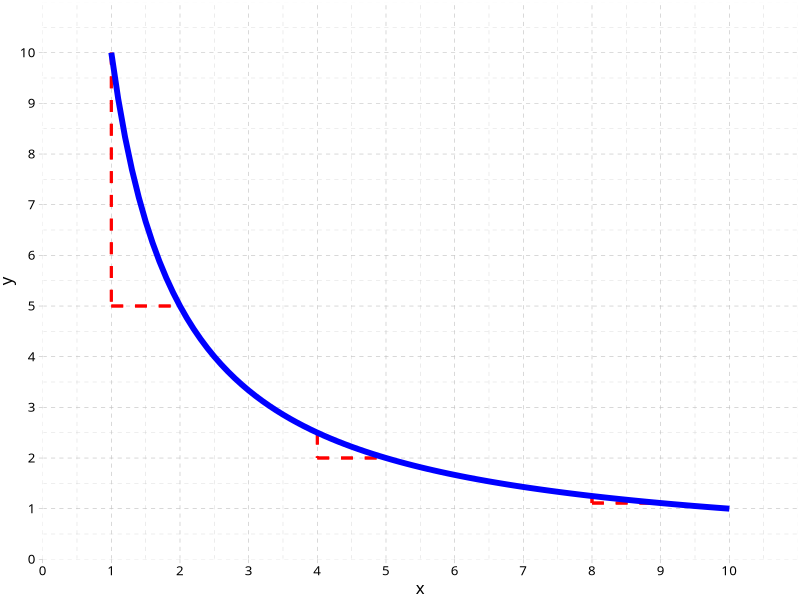
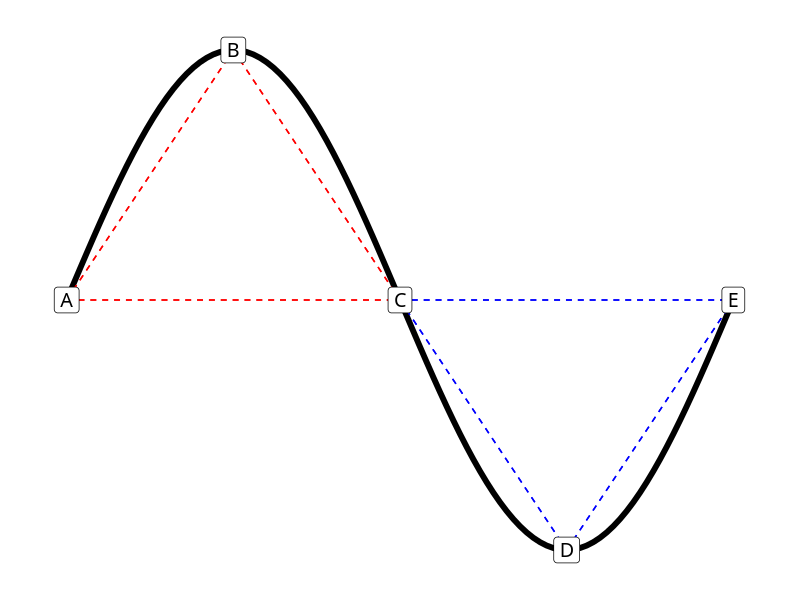
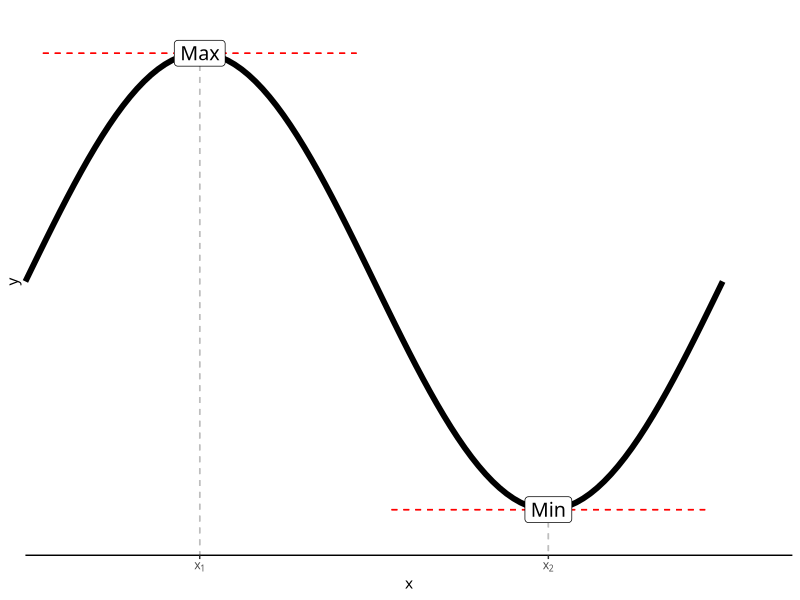
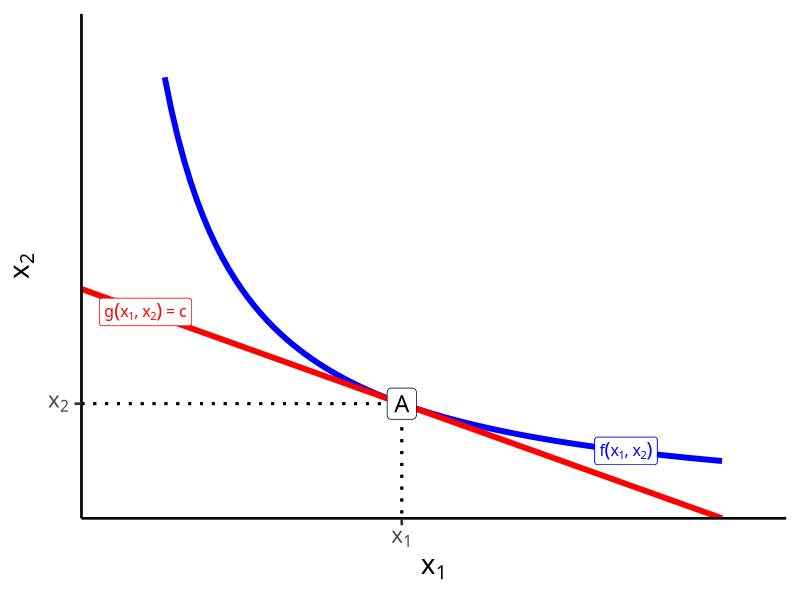

These figures' R source, in order:
## ---- chunk 1
#| label: setup
library(tidyverse)
update_geom_defaults("label", list(family = "Fira Sans Condensed"))
update_geom_defaults("text", list(family = "Fira Sans Condensed"))

theme_guide <- theme_classic() + 
  theme(
    text = element_text(family = "Fira Sans Condensed", size = 18)
  )

## ---- chunk 2
IC_mrs=function(x){10/x}

ggplot(tibble(x=c(0,10)), aes(x=x))+
  geom_segment(aes(x=1, xend=1, y=IC_mrs(1), yend=IC_mrs(2)), linetype="dashed", color="red", size=1)+
  geom_segment(aes(x=1, xend=2, y=IC_mrs(2), yend=IC_mrs(2)), linetype="dashed", color="red", size=1)+
  geom_segment(aes(x=4, xend=4, y=IC_mrs(4), yend=IC_mrs(5)), linetype="dashed", color="red", size=1)+
  geom_segment(aes(x=4, xend=5, y=IC_mrs(5), yend=IC_mrs(5)), linetype="dashed", color="red", size=1)+
  geom_segment(aes(x=8, xend=8, y=IC_mrs(8), yend=IC_mrs(9)), linetype="dashed", color="red", size=1)+
  geom_segment(aes(x=8, xend=9, y=IC_mrs(9), yend=IC_mrs(9)), linetype="dashed", color="red", size=1)+
  stat_function(fun=IC_mrs, geom="line", size=2, color="blue")+
  scale_x_continuous(breaks=seq(0,10,1),
                     limits=c(0,10),
                     expand=expand_scale(mult=c(0,0.1)))+
  scale_y_continuous(breaks=seq(0,10,1),
                     limits=c(0,10),
                     expand=expand_scale(mult=c(0,0.1)))+
  labs(x = "x",
       y = "y")+
  ggthemes::theme_pander(base_family = "Fira Sans Condensed")
## ---- chunk 3
f <- function(x){sin(x)}

con_points <- tribble(
  ~x, ~y, ~lab,
  0, f(0), "A",
  0.5*pi, f(0.5*pi), "B",
  pi, f(pi), "C",
  1.5*pi, f(1.5*pi), "D",
  2*pi, f(2*pi), "E"
)

ggplot(tibble(x=c(0,10)), aes(x=x))+
  stat_function(fun = f, geom="line", size=2, color="black")+
  geom_segment(x = 0, xend = 0.5*pi, y = f(0), yend = f(0.5*pi), linetype = "dashed", color = "red")+
  geom_segment(x = 0.5*pi, xend = pi, y = f(0.5*pi), yend = f(pi), linetype = "dashed", color = "red")+
  geom_segment(x = 0, xend = pi, y = 0, yend = 0, linetype = "dashed", color = "red")+
  
  geom_segment(x = pi, xend = 1.5*pi, y = f(pi), yend = f(1.5*pi), linetype = "dashed", color = "blue")+
  geom_segment(x = 1.5*pi, xend = 2*pi, y = f(1.5*pi), yend = f(2*pi), linetype = "dashed", color = "blue")+
  geom_segment(x = pi, xend = 2*pi, y = 0, yend = 0, linetype = "dashed", color = "blue")+

  geom_label(data = con_points, aes(x = x, y = y, label = lab), size = 5)+

  scale_x_continuous(breaks=seq(0,2*pi,1),
                     limits=c(0,2*pi),
                     expand=expand_scale(mult=c(0.1,0.1)))+
  scale_y_continuous(breaks=seq(-1,1,1),
                     limits=c(-1,1),
                     expand=expand_scale(mult=c(0.1,0.1)))+
  labs(x = "x",
       y = "y")+
  theme_void(base_family = "Fira Sans Condensed")+
  coord_cartesian(clip = "off")
## ---- chunk 4
f <- function(x){sin(x)}

con_points_2 <- tribble(
  ~x, ~y, ~lab,
  0.5*pi, f(0.5*pi), "Max",
  1.5*pi, f(1.5*pi), "Min",
)

ggplot(tibble(x=c(0,10)), aes(x=x))+
  stat_function(fun = f, geom="line", size=2, color="black")+
  geom_segment(x = 0.5*pi, xend = 0.5*pi, y = f(0.5*pi), yend = -Inf, linetype = "dashed", color = "gray")+
  geom_segment(x = 1.5*pi, xend = 1.5*pi, y = f(1.5*pi), yend = -Inf, linetype = "dashed", color = "gray")+

  geom_segment(x = 0.05*pi, xend = 0.95*pi, y = f(0.5*pi), yend = f(0.5*pi), linetype = "dashed", color = "red")+
  geom_segment(x = 1.05*pi, xend = 1.95*pi, y = f(1.5*pi), yend = f(1.5*pi), linetype = "dashed", color = "red")+

    geom_label(data = con_points_2, aes(x = x, y = y, label = lab), size = 5)+

  scale_x_continuous(breaks = c(0.5*pi,1.5*pi),
                     labels = c(expression(x[1]),expression(x[2])),
                     limits=c(0,2*pi),
                     expand=expand_scale(mult=c(0.0,0.1)))+
  scale_y_continuous(breaks=NULL,
                     limits=c(-1,1),
                     expand=expand_scale(mult=c(0.1,0.1)))+
  labs(x = "x",
       y = "y")+
  theme_classic(base_family = "Fira Sans Condensed")+
  coord_cartesian(clip = "off")
## ---- chunk 5
IC=function(x){50/x}
opt_point<-tribble(
  ~letter, ~x, ~y,
  "A", 10, 5,
)
BC=function(x){10-0.5*x}

ggplot(data.frame(x=c(0,10)), aes(x=x))+
  stat_function(fun=IC, geom="line", size=2, color = "blue")+
  stat_function(fun=BC, geom="line", size=2, color = "red")+
  geom_label(x=2,y=BC(2), color = "red", label=expression(g(x[1],x[2])==c), size = 4)+
  geom_label(x=17,y=IC(17), color = "blue", label = expression(f(x[1],x[2])), size = 4)+
  geom_segment(aes(x = 0, xend = 10, y = 5, yend=5), linetype="dotted", size=1)+
  geom_segment(aes(x = 10, xend = 10, y = 5, yend=0), linetype="dotted", size=1)+
  geom_label(data = opt_point,
             aes(x=x, y=y,
             label = letter),
             size = 6)+
  scale_x_continuous(breaks=c(10),
                     labels = c(expression(x[1])),
                     limits=c(0,20),
                     expand=expand_scale(mult=c(0,0.1)))+
  scale_y_continuous(breaks=c(5),
                     labels = c(expression(x[2])),
                     limits=c(0,20),
                     expand=expand_scale(mult=c(0,0.1)))+
  #scale_colour_manual("Curves", values = line_colors, guide=F)+
  labs(x = expression(x[1]),
       y = expression(x[2]))+
  theme_classic(base_family = "Fira Sans Condensed", base_size=20)
